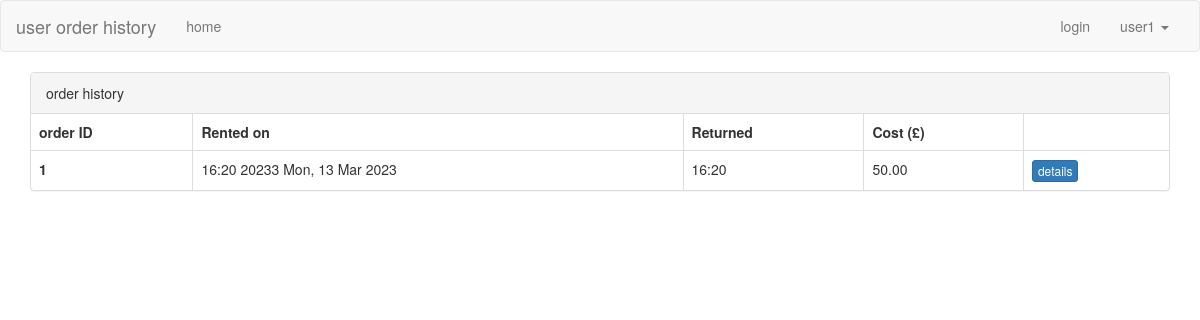
The app's page /order_history/ with its own data.
### locations/models.py (models this page shows)
class Order(models.Model):
    customer = models.ForeignKey(CustomUser, on_delete=models.CASCADE)
    vehicle = models.ForeignKey(Vehicle, on_delete=models.CASCADE)
    initial_time = models.DateTimeField(auto_now_add=True)
    cost = models.DecimalField(max_digits=6, decimal_places=2, null = True, default=None)
    final_time = models.DateTimeField(null = True)
    initial_location = models.ForeignKey(Location, on_delete=models.CASCADE, null=False, related_name='start')
    final_location = models.ForeignKey(Location, on_delete=models.CASCADE, null=True, related_name='end')
    is_paid = models.BooleanField(default=False)

### locations/views.py (the view)
# urls.py: path('order_history/', views.order_history,name='order_history'),
def order_history(request):
    queryset = models.Order.objects.all()
    return render(request, 'locations/order_history.html', {'queryset':queryset})

### templates/locations/order_history.html (shortened to what this page needs)
{% load static %}
<!DOCTYPE html>
<html lang="en">
<head>
    <link rel="stylesheet" href="{% static 'plugins/bootstrap-3.4.1/css/bootstrap.min.css' %}">
    <link rel="stylesheet" type="text/css" href="{% static 'css/order.css' %}">
</head>
<body>
  <nav class="navbar navbar-default">
    <div class="container-fluid">
      <div class="navbar-header">
        <a class="navbar-brand" href="#">user order history</a>
      </div>
      <div class="collapse navbar-collapse" id="bs-example-navbar-collapse-1">
        <ul class="nav navbar-nav">
          <li><a href="/">home</a></li>
        </ul>
        <ul class="nav navbar-nav navbar-right">
          <li><a href="/login">login</a></li>
          <li class="dropdown">
            <a href="#" class="dropdown-toggle" data-toggle="dropdown" role="button" aria-haspopup="true"
               aria-expanded="false">user1 <span class="caret"></span></a>
          </li>
        </ul>
      </div>
    </div>
  </nav>
  <div>
      <div class="container">
        <div class="panel panel-default">
      <div class="panel-heading">order history</div>
      <table class="table table-bordered">
        <thead>
          <tr>
            <th>order ID</th>
            <th> Rented on</th>
            <th> Returned</th>
            <th> Cost (£) </th>
            <th></th>
          </tr>
        </thead>
        <tbody>
        {% for obj in queryset %}
          <tr>
            <th>{{obj.id}}</th>
            <td>{{ obj.initial_time|date:"H:i on  D, d M Y" }}</td>
            <td>{{ obj.final_time|date:"H:i" }}</td>
            {% if obj.is_paid %}
            <td class="cost"> {{ obj.cost}} </td>
            {% else %}
            <td> {{ obj.cost}} </td>
            {% endif %}
            <td>
              <a class="btn btn-primary btn-xs" href="/order_history/{{obj.id}}/details/">details</a>
            </td>
          </tr>
        {% endfor %}
        </tbody>
      </table>
    </div>
      </div>
  </div>
</body>
</html>

### records on screen
Order: id "1", initial_time "16:20 20233 Mon, 13 Mar 2023", final_time "16:20", cost "50.00"
